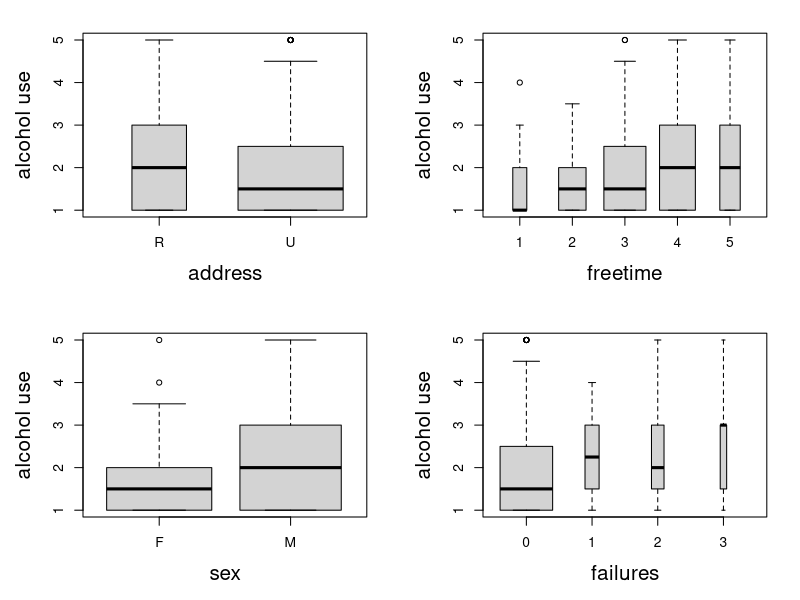

Write R code to recreate this figure.
## Task 2

setwd("D:/New folder/OneDrive for Business 1/Git/IODS/IODS-project/data")

alc <- read.table(file = "alc.txt",
                           header = TRUE,
                           dec = ".")
# Libraries
library(tidyr)
library(dplyr)
library(ggplot2)
library(GGally)

# Structure
str(alc)
names(alc)

## Task 3

# Hypotheses

#1.[address] The probability of higher alcohol consumption is higher for students living in rural areas;
#2.[free time] The probability of higher alcohol consumption is higher for students with more free time;
#3.[sex] The probability of higher alcohol consumption is higher for male students;
#4.[failures] The probability of higher alcohol consumption is higher for students with more failures.

## Task 4

# Relationships
par(mfrow = c(2, 2), mar = c(5, 5, 2, 2), cex.lab = 1.5)
boxplot(alc$alc_use ~ address,
        varwidth = TRUE, 
        data = alc,
        xlab     = "address",
        ylab     = "alcohol use")

boxplot(alc$alc_use ~ freetime,
        varwidth = TRUE, 
        data = alc,
        xlab     = "freetime",
        ylab     = "alcohol use")

boxplot(alc$alc_use ~ sex,
        varwidth = TRUE, 
        data = alc,
        xlab     = "sex",
        ylab     = "alcohol use")

boxplot(alc$alc_use ~ failures,
        varwidth = TRUE, 
        data = alc,
        xlab     = "failures",
        ylab     = "alcohol use")

#On average students living in rural areas drink more than students living in urban areas.
#Alcohol use seems to increase with the amount of free time.
#Male students drink on average more than female students.
#Students who failed at least once seem more likely to drink more alcohol than those who have never failed,
#but the amount of failures does not seem to matter for alcohol consumption.

## Task 5

# Fit the model
m1 <- glm(high_use ~ address + freetime + failures + sex, data = alc, family = "binomial")
summary(m1)
drop1(m1, test="Chi")
# Students living in urban areas tend to have lower probability of high alcohol consumption, but as the significance
#is borderline we drop this covariate.
# The probability of high alcohol consumption is higher for students with more freetime and failures, as well as for
#guys compared to girls.

m2 <- glm(high_use ~ freetime + failures + sex, data = alc, family = "binomial")
summary(m2)

# Probability of high consumption for females 
#       exp(-2.1678 + 0.2509*freetime_i + 0.4696*failures_i)
# pi_i = ----------------------------------------------------
#       1 + exp(-2.1678 + 0.2509*freetime_i + 0.4696*failures_i)


# Probability of high consumption for males 
#       exp(-2.1678 + 0.7333 + 0.2509*freetime_i + 0.4696*failures_i)
# pi_i = ----------------------------------------------------
#       1 + exp(-2.1678 + 0.2509*freetime_i + 0.4696*failures_i)

# odds ratios (OR)
OR<- coef(m2) %>% exp
# confidence intervals (CI)
CI<-confint(m2) %>%exp
# odds ratios with their confidence intervals
cbind(OR, CI)
#Odds are all higher than 1, meaning that all covariates are positively associated with high alcohol consumption.

## Task 6

# Predictive power of model

probabilities <- predict(m2, type = "response")
alc <- mutate(alc, probability = probabilities)
alc <- mutate(alc, prediction=probability>0.5)

# tabulate the target variable versus the predictions
table(high_use = alc$high_use, prediction = alc$prediction)
table(high_use = alc$high_use, prediction = alc$prediction)%>%prop.table()%>%addmargins()
# The practice data (actual values) comprised 259 FALSE (low consumption) and 9 TRUE (high consumption), whereas
# the test (prediction) comprised 100 FALSE and 14 TRUE values.

# loss function (mean prediction error)
loss_func <- function(class, prob) {
  n_wrong <- abs(class - prob) > 0.5
  mean(n_wrong)
}

# average number of wrong predictions
loss_func(class = alc$high_use, prob = alc$probability)
# 28% of individuals are inaccurately classified by the model (m2)


## Bonus

# K-fold cross-validation
library(boot)
cv1 <- cv.glm(data = alc, cost = loss_func, glmfit = m1, K = 10)
cv1$delta[1]
# My model does not provide a smaller prediction error than DataCamp model.


m3 <- glm(high_use ~sex*absences, data = alc, family = "binomial")
summary(m3)
cv3 <- cv.glm(data = alc, cost = loss_func, glmfit = m3, K = 10)
cv3$delta[1]

# A model with an interaction between absences and sex provides smaller prediction error.

